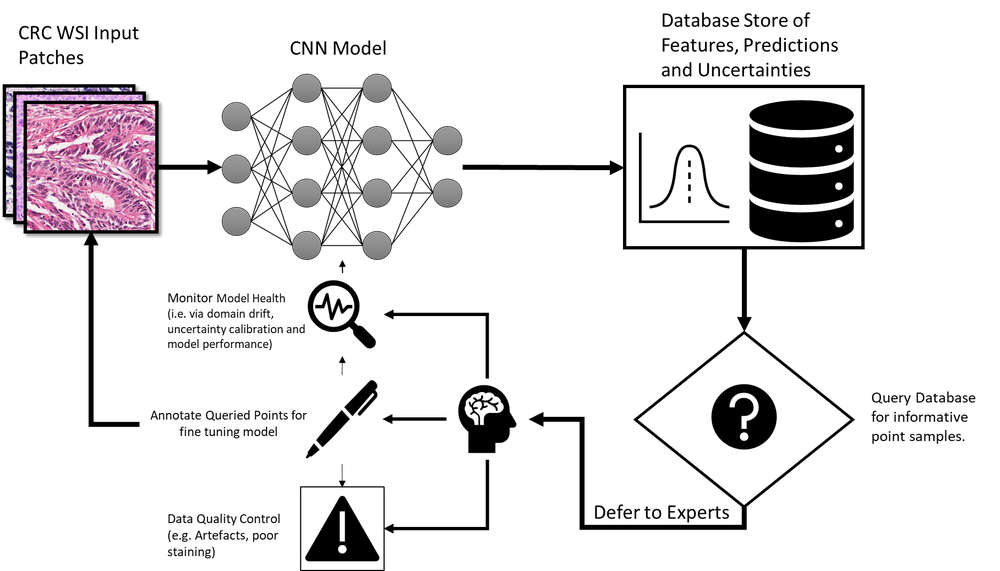
#> input picture GUI/assets/AL Workflow.png, 1000 x 571 px, shrunk from 1817 x 1037 before the run
$ python -i ImageConversion.py   (imports and definitions only)
#> lines starting #> are read from the running program, lines starting #| are printed output that depends on the picture
#> further down, picture is the input picture: PIL image 1000x571 RGBA; mean R, G, B, A 8.9, 6.9, 8.3, 33.3
# utils/ImageConversion.py

from PIL import Image
from PyQt5.QtGui import QPixmap, QImage
import numpy as np
import logging


def pil_image_to_qpixmap(pil_image: Image.Image) -> QPixmap:
    """
    Converts a PIL Image to QPixmap.

    :param pil_image: PIL Image to convert.
    :return: QPixmap representation of the image.
    """
    try:
        if pil_image.mode == "RGB":
            r, g, b = pil_image.split()
            image = Image.merge("RGB", (r, g, b))
            data = image.tobytes("raw", "RGB")
            qimage = QImage(data, image.width, image.height, QImage.Format_RGB888)
        elif pil_image.mode == "RGBA":
            r, g, b, a = pil_image.split()
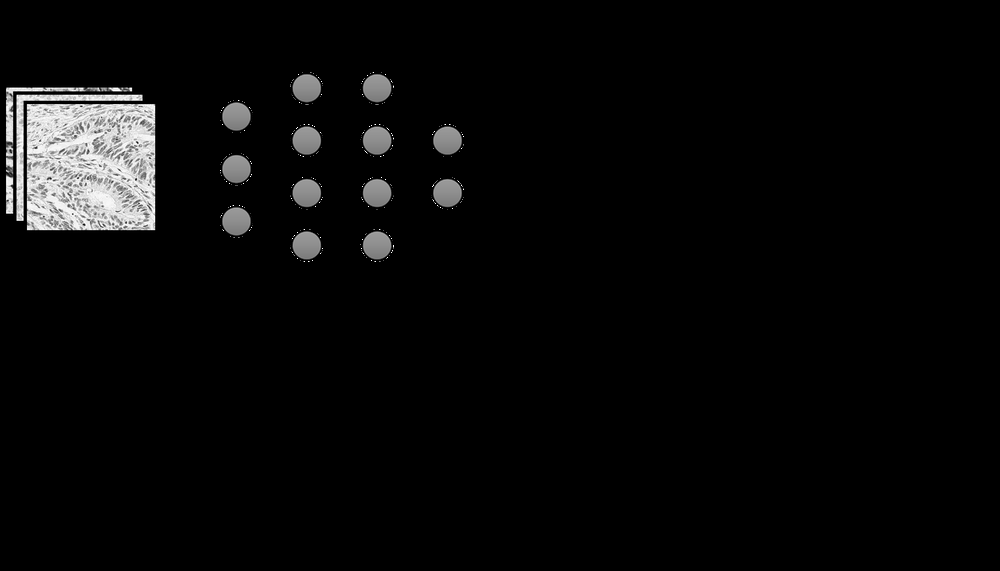
#> r: PIL image 1000x571 L; min 0, max 255, mean 8.9
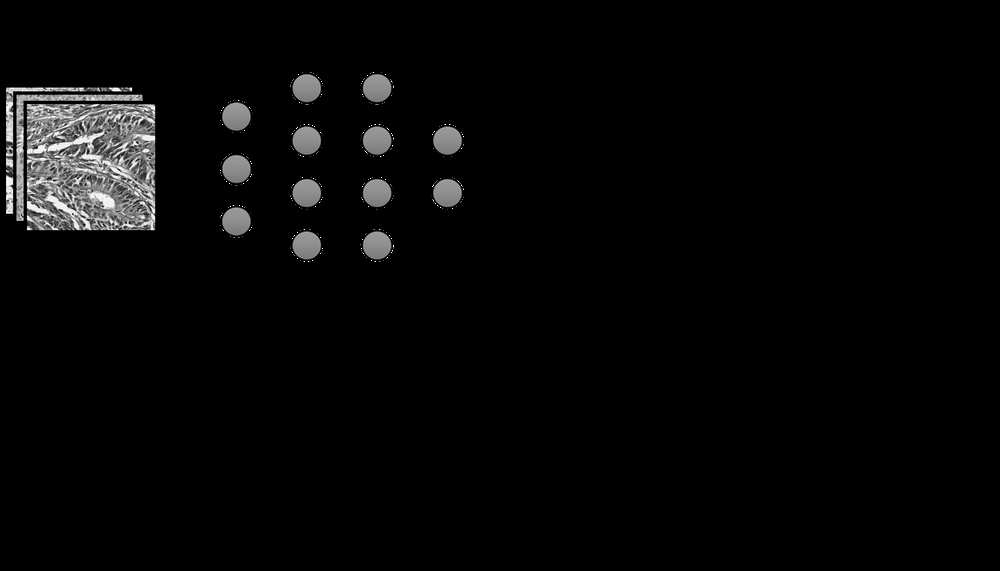
#> g: PIL image 1000x571 L; min 0, max 255, mean 6.9
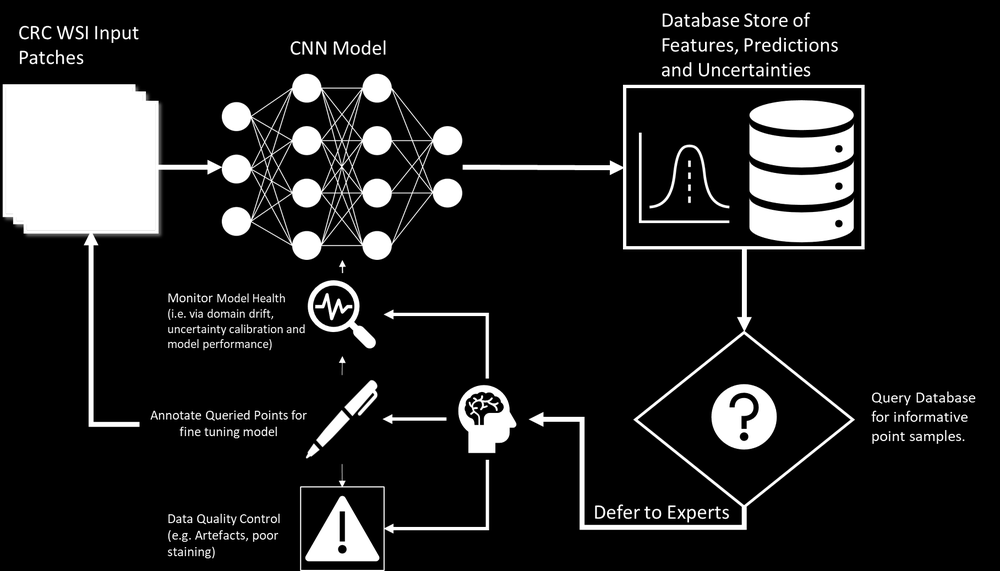
#> a: PIL image 1000x571 L; min 0, max 255, mean 33.3
            image = Image.merge("RGBA", (r, g, b, a))
            data = image.tobytes("raw", "RGBA")
#> (the run stopped early here; a loop or call above may not have finished)

$ run again, on GUI/assets/Artefacts.png
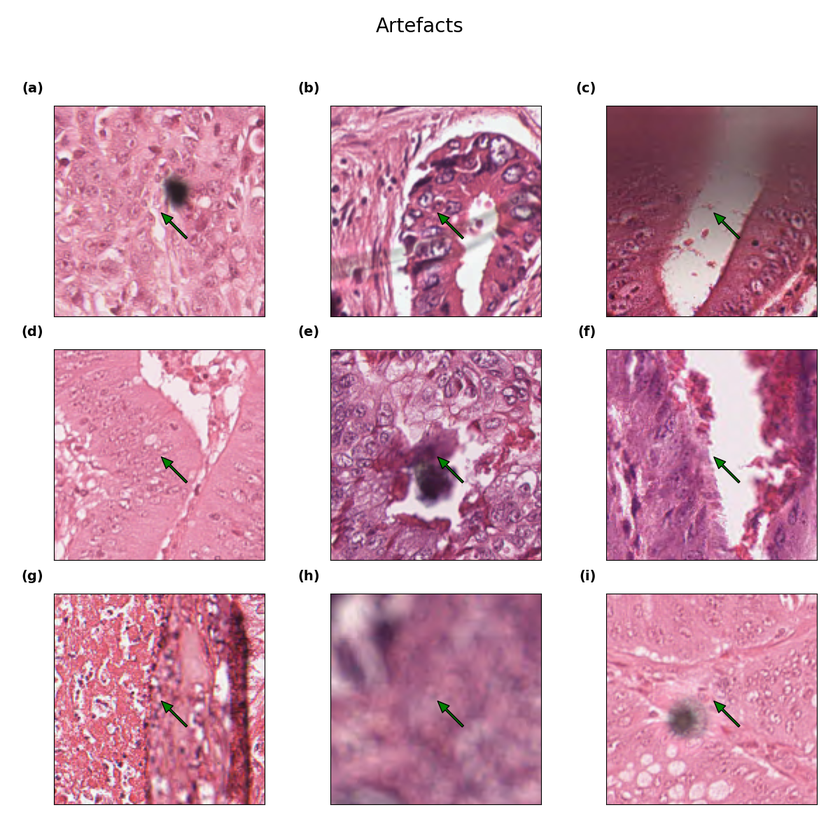
#> input picture GUI/assets/Artefacts.png, 840 x 840 px, shrunk from 1200 x 1200 before the run
#> picture is the input picture: PIL image 840x840 RGB; mean R, G, B 216.7, 179, 194.8
#> in pil_image_to_qpixmap, `r, g, b = pil_image.split()`:
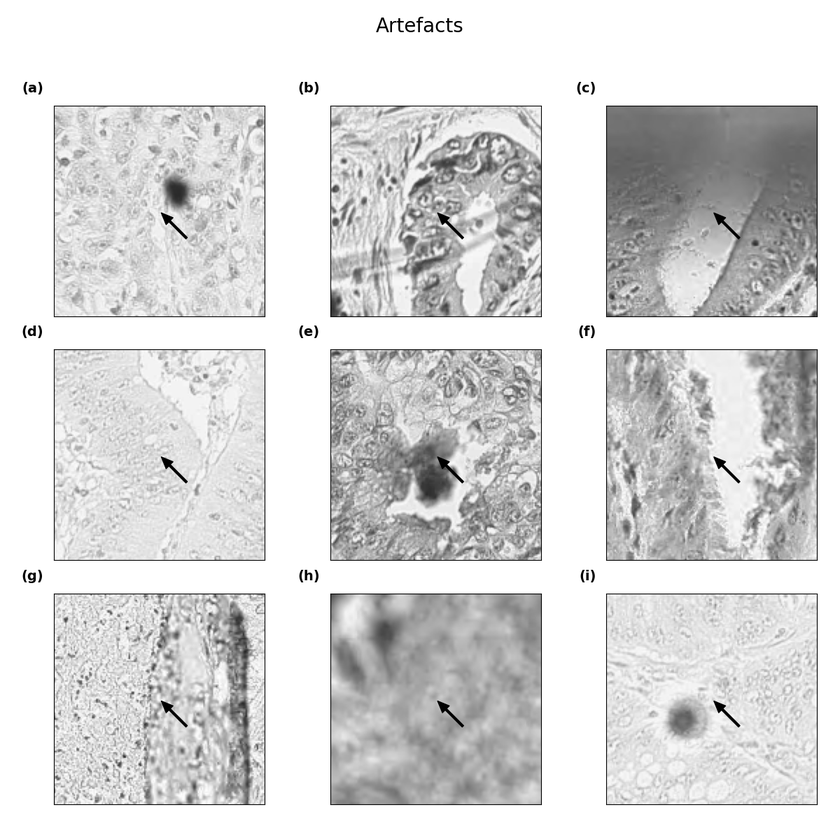
#> r: PIL image 840x840 L; min 0, max 255, mean 216.7
#> in pil_image_to_qpixmap, `r, g, b = pil_image.split()`:
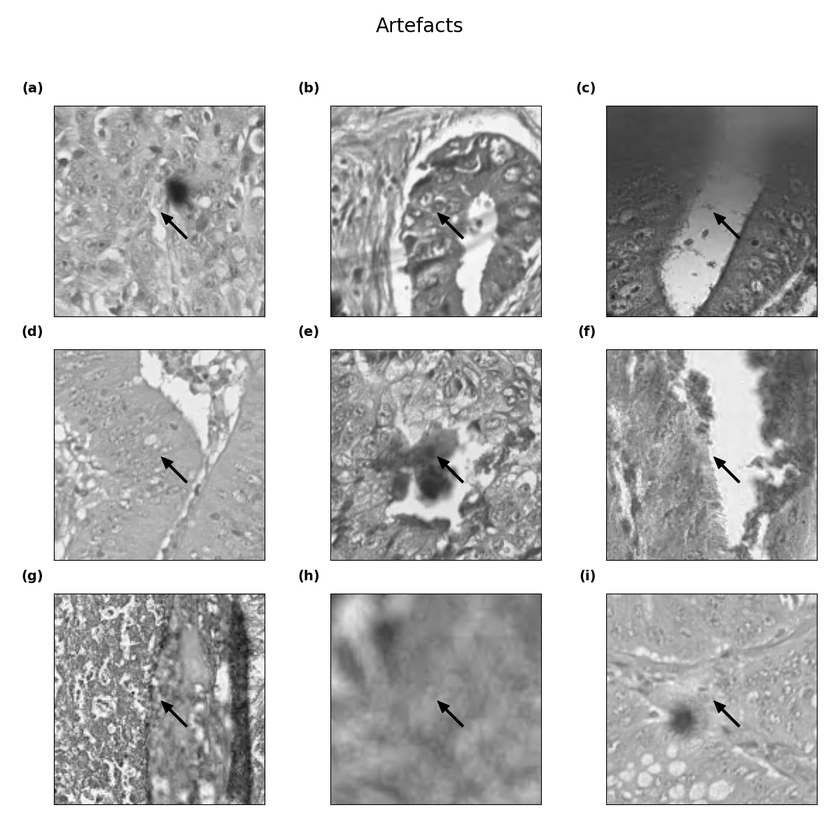
#> b: PIL image 840x840 L; min 0, max 255, mean 194.8

$ run again, on GUI/assets/Artefacts_Counts.png
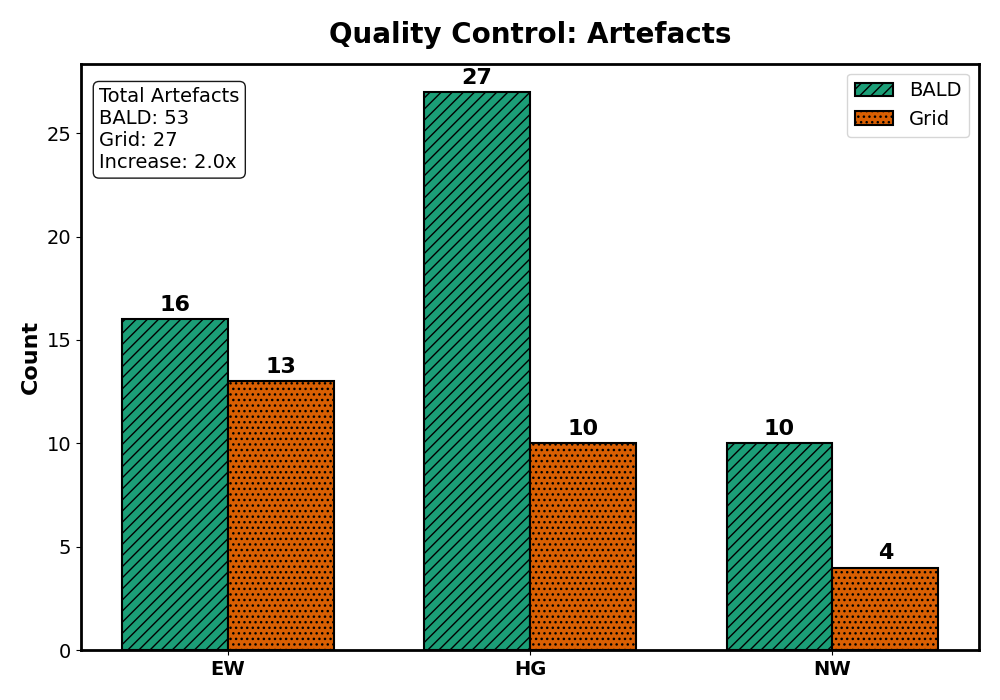
#> input picture GUI/assets/Artefacts_Counts.png, 1000 x 700 px
#> picture is the input picture: PIL image 1000x700 RGB; mean R, G, B 202, 211, 199.4
#> in pil_image_to_qpixmap, `r, g, b = pil_image.split()`:
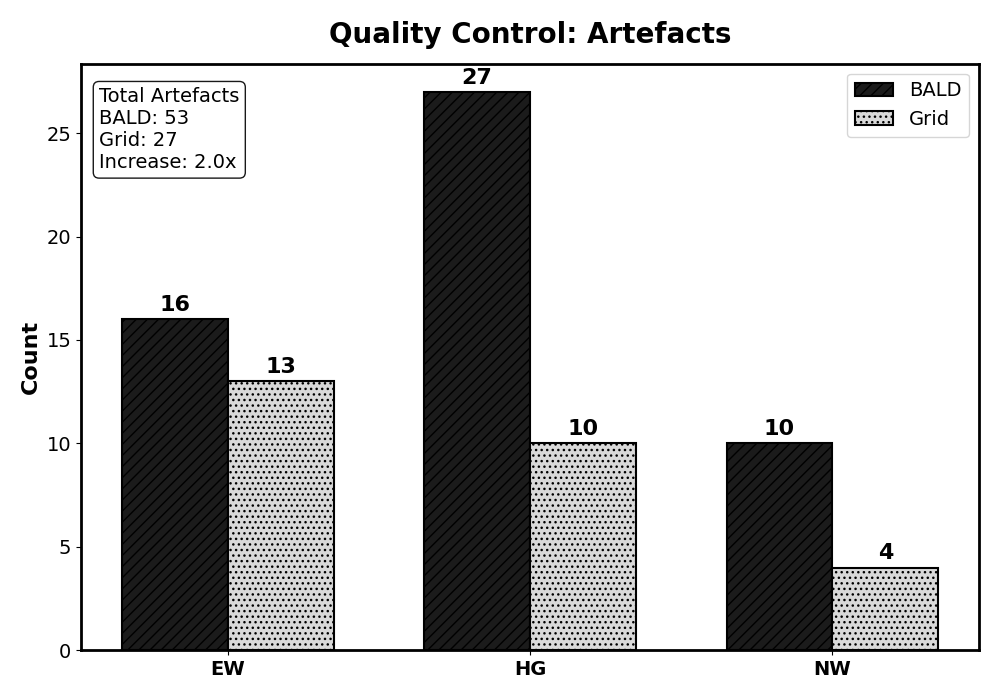
#> r: PIL image 1000x700 L; min 0, max 255, mean 202
#> in pil_image_to_qpixmap, `r, g, b = pil_image.split()`:
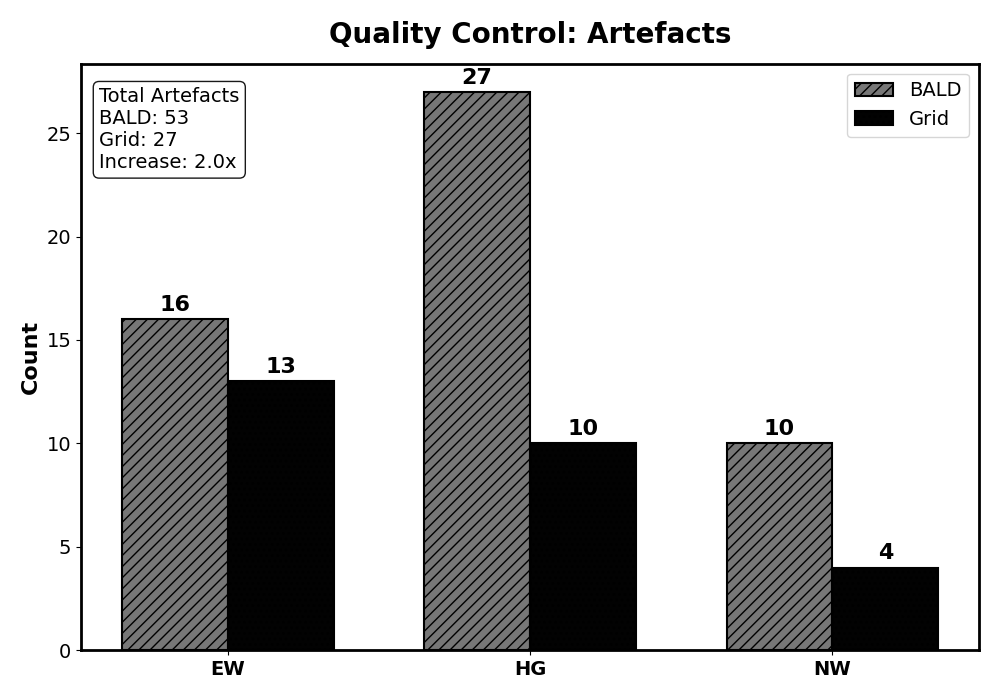
#> b: PIL image 1000x700 L; min 0, max 255, mean 199.4

$ run again, on GUI/assets/Per Class Errors Changes OursvRandom.png
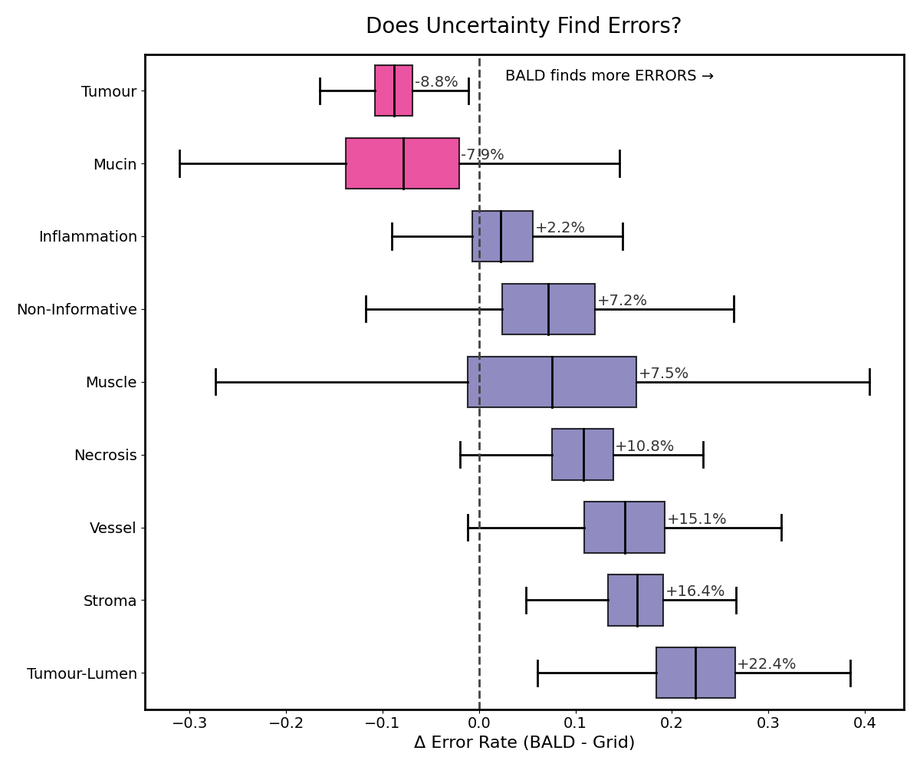
#> input picture GUI/assets/Per Class Errors Changes OursvRandom.png, 920 x 767 px, shrunk from 1200 x 1000 before the run
#> picture is the input picture: PIL image 920x767 RGB; mean R, G, B 241.9, 240.3, 243.2
#> in pil_image_to_qpixmap, `r, g, b = pil_image.split()`:
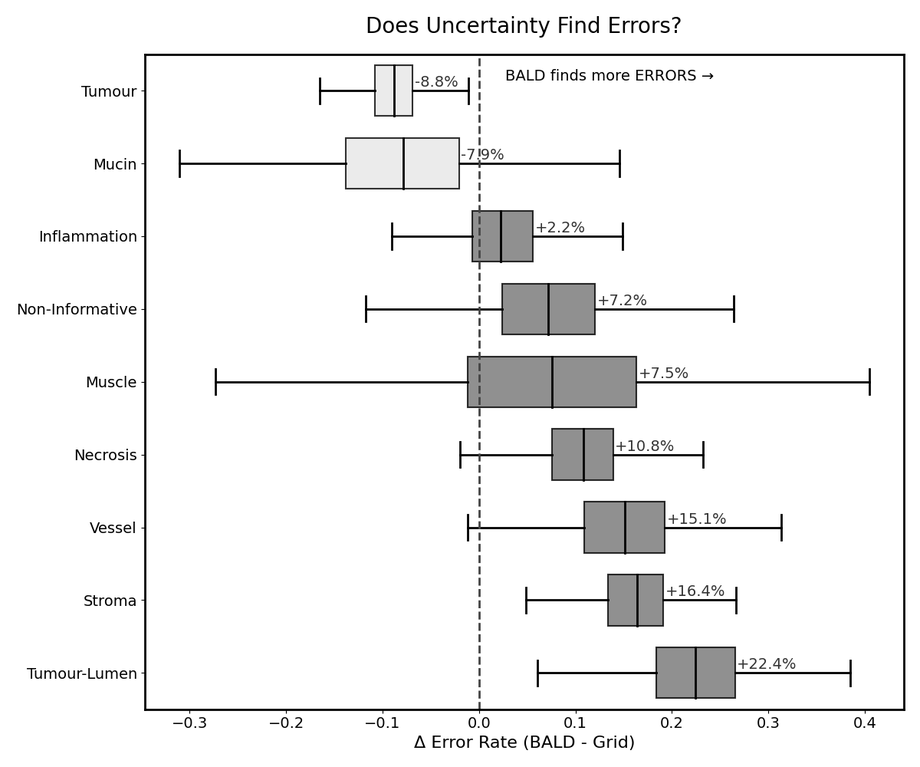
#> r: PIL image 920x767 L; min 0, max 255, mean 241.9
#> in pil_image_to_qpixmap, `r, g, b = pil_image.split()`:
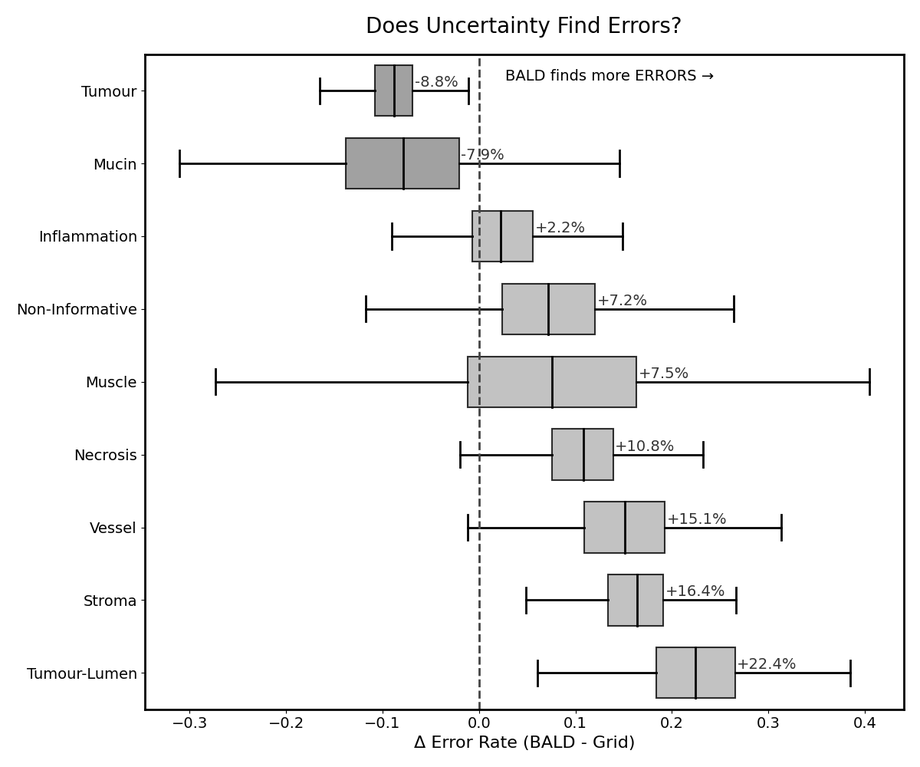
#> b: PIL image 920x767 L; min 0, max 255, mean 243.2
